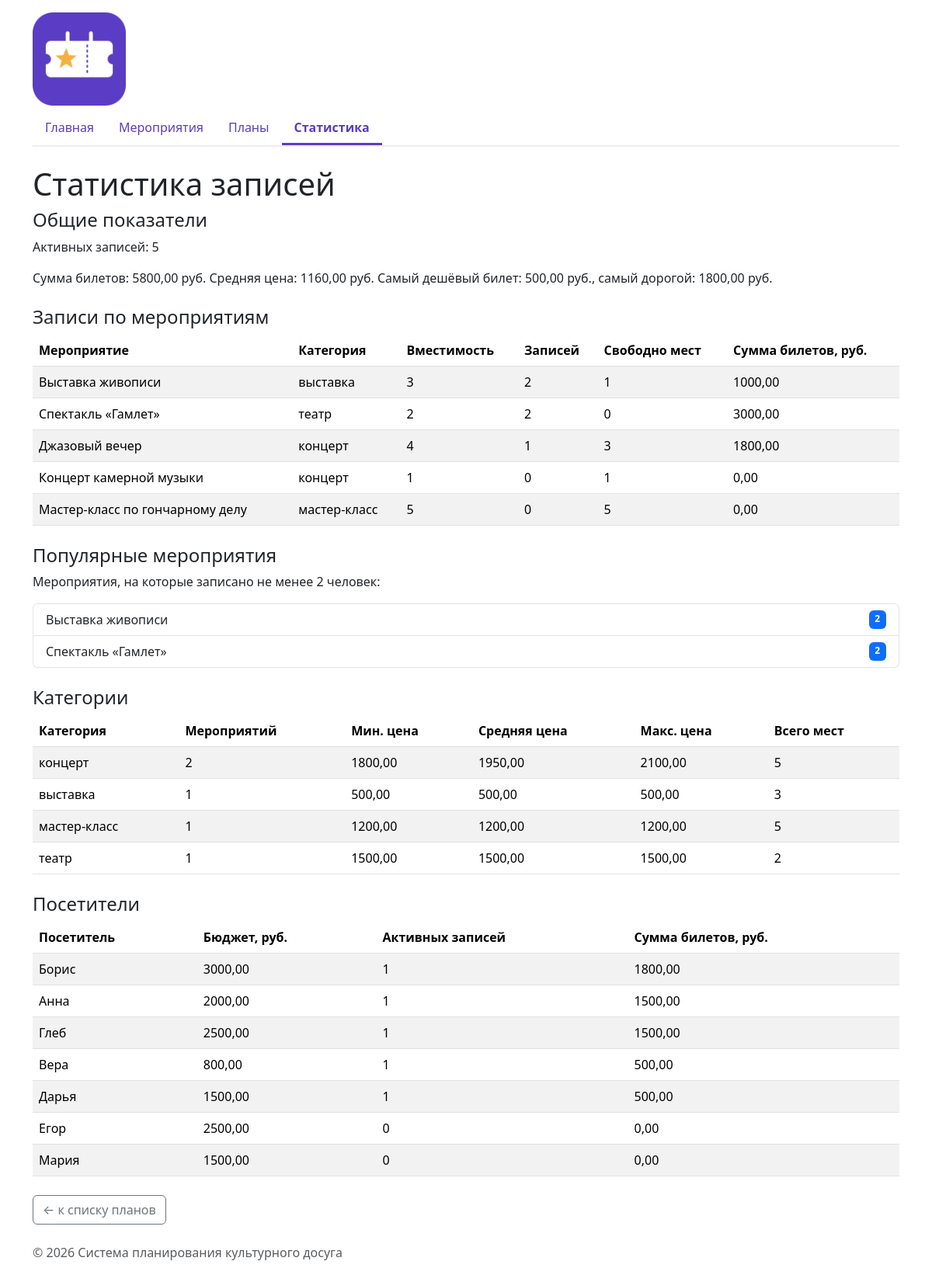
Page /plans/statistics/ on the committed database.
### planner/views.py (the view)
# urls.py: path("statistics/", views.statistics, name="statistics"),
def statistics(request):
    conn = get_connection()
    conn.row_factory = sqlite3.Row
    try:
        totals = conn.execute(QUERY_TOTALS).fetchone()
        by_event = conn.execute(QUERY_BY_EVENT).fetchall()
        by_category = conn.execute(QUERY_BY_CATEGORY).fetchall()
        popular = conn.execute(
            QUERY_POPULAR,
            [POPULAR_MIN_PLANS],
        ).fetchall()
        by_user = conn.execute(QUERY_BY_USER).fetchall()
    finally:
        conn.close()
    return render(
        request,
        "planner/statistics.html",
        {
            "totals": totals,
            "by_event": by_event,
            "by_category": by_category,
            "popular": popular,
            "popular_min": POPULAR_MIN_PLANS,
            "by_user": by_user,
        },
    )

### db/database.py (called while the page is built)
def get_connection(db_path=None):
    conn = sqlite3.connect(db_path or DB_PATH)
    conn.execute("PRAGMA foreign_keys = ON")
    return conn

### planner/templates/planner/statistics.html (shortened to what this page needs)
{% extends "base.html" %}
{% block content %}
    <h1>Статистика записей</h1>
    <section class="mb-4">
        <h2 class="h4">Общие показатели</h2>
        <p>Активных записей: {{ totals.active_plans }}</p>
        <p>
            Сумма билетов: {{ totals.total_price|floatformat:2 }} руб.
            Средняя цена: {{ totals.avg_price|floatformat:2 }} руб.
            Самый дешёвый билет: {{ totals.min_price|floatformat:2 }} руб.,
            самый дорогой: {{ totals.max_price|floatformat:2 }} руб.
        </p>
    </section>
    <section class="mb-4">
        <h2 class="h4">Записи по мероприятиям</h2>
        <table class="table table-striped">
            <thead>
                <tr>
                    <th>Мероприятие</th>
                    <th>Категория</th>
                    <th>Вместимость</th>
                    <th>Записей</th>
                    <th>Свободно мест</th>
                    <th>Сумма билетов, руб.</th>
                </tr>
            </thead>
            <tbody>
                {% for item in by_event %}
                    <tr>
                        <td>{{ item.event_name }}</td>
                        <td>{{ item.category }}</td>
                        <td>{{ item.capacity }}</td>
                        <td>{{ item.active_plans }}</td>
                        <td>{{ item.seats_left }}</td>
                        <td>{{ item.revenue|floatformat:2 }}</td>
                    </tr>
                {% empty %}
                    <tr><td colspan="6">Данные отсутствуют.</td></tr>
                {% endfor %}
            </tbody>
        </table>
    </section>
    <section class="mb-4">
        <h2 class="h4">Популярные мероприятия</h2>
        <p>Мероприятия, на которые записано не менее {{ popular_min }} человек:</p>
        <ul class="list-group">
            {% for item in popular %}
                <li class="list-group-item d-flex justify-content-between">
                    {{ item.event_name }}
                    <span class="badge bg-primary">{{ item.active_plans }}</span>
                </li>
            {% empty %}
                <li class="list-group-item">Таких мероприятий пока нет.</li>
            {% endfor %}
        </ul>
    </section>
    <section class="mb-4">
        <h2 class="h4">Категории</h2>
        <table class="table table-striped">
            <thead>
                <tr>
                    <th>Категория</th>
                    <th>Мероприятий</th>
                    <th>Мин. цена</th>
                    <th>Средняя цена</th>
                    <th>Макс. цена</th>
                    <th>Всего мест</th>
                </tr>
            </thead>
            <tbody>
                {% for item in by_category %}
                    <tr>
                        <td>{{ item.category }}</td>
                        <td>{{ item.events_count }}</td>
                        <td>{{ item.min_price|floatformat:2 }}</td>
                        <td>{{ item.avg_price|floatformat:2 }}</td>
                        <td>{{ item.max_price|floatformat:2 }}</td>
                        <td>{{ item.total_seats }}</td>
                    </tr>
                {% empty %}
                    <tr><td colspan="6">Данные отсутствуют.</td></tr>
                {% endfor %}
            </tbody>
        </table>
    </section>
    <section class="mb-4">
        <h2 class="h4">Посетители</h2>
        <table class="table table-striped">
            <thead>
                <tr>
                    <th>Посетитель</th>
                    <th>Бюджет, руб.</th>
                    <th>Активных записей</th>
                    <th>Сумма билетов, руб.</th>
                </tr>
            </thead>
            <tbody>
                {% for item in by_user %}
                    <tr>
                        <td>{{ item.user_name }}</td>
                        <td>{{ item.budget|floatformat:2 }}</td>
                        <td>{{ item.active_plans }}</td>
                        <td>{{ item.spent|floatformat:2 }}</td>
                    </tr>
                {% empty %}
                    <tr><td colspan="4">Данные отсутствуют.</td></tr>
                {% endfor %}
            </tbody>
        </table>
    </section>
    <a
        href="{% url 'planner:list' %}"
        class="btn btn-outline-secondary"
    >
        ← к списку планов
    </a>
{% endblock %}

### templates/base.html (shortened to what this page needs)
{% load static %}<!DOCTYPE html>
<html lang="ru">
<head>
    <link
        rel="stylesheet"
        href="https://cdn.jsdelivr.net/npm/bootstrap@5.3.3/dist/css/bootstrap.min.css"
    >
    <link
        rel="stylesheet"
        href="{% static 'homepage/css/style.css' %}"
    >
</head>
<body class="d-flex flex-column min-vh-100">
    <header class="container">
        <img
            src="{% static 'homepage/img/logo.png' %}"
            alt="Культурный досуг"
            class="leisure-logo"
        >
        {% include "includes/navigation.html" %}
    </header>
    <main class="container flex-grow-1">
        {% block content %}
        {% endblock %}
    </main>
    <footer class="container mt-4 mb-3">
        <p class="text-muted">
            © <span id="current-year"></span>
            Система планирования культурного досуга
        </p>
    </footer>
</body>
</html>

### templates/includes/navigation.html
<nav class="nav site-nav">
    <a class="nav-link" href="{% url 'homepage:index' %}">Главная</a>
    <a class="nav-link" href="{% url 'catalog:list' %}">Мероприятия</a>
    <a class="nav-link" href="{% url 'planner:list' %}">Планы</a>
    <a class="nav-link" href="{% url 'planner:statistics' %}">Статистика</a>
</nav>

### homepage/static/homepage/css/style.css (style rules this page uses)
:root { --leisure-accent: #5b3cc4; --leisure-accent-soft: #efeafc; }
body { min-height: 100vh; }
.leisure-logo { width: 120px; height: auto; margin: 1rem 0 0.5rem; }
.site-nav { margin-bottom: 1.5rem; border-bottom: 2px solid var(--leisure-accent-soft); }
.site-nav .nav-link { color: var(--leisure-accent); font-weight: 500; }
.site-nav .nav-link.active { border-bottom: 3px solid var(--leisure-accent); font-weight: 700; }

### rows in the picture
events: event_name "Выставка живописи", category "выставка", capacity "3", active_plans "2", seats_left "1", revenue "1000,00"
events: event_name "Спектакль «Гамлет»", category "театр", capacity "2", active_plans "2", seats_left "0", revenue "3000,00", events_count "1", min_price "1500,00", avg_price "1500,00", max_price "1500,00", total_seats "2"
events: event_name "Концерт камерной музыки", category "концерт", capacity "1", active_plans "0", seats_left "1", revenue "0,00"
events: event_name "Мастер-класс по гончарному делу", category "мастер-класс", capacity "5", active_plans "0", seats_left "5", revenue "0,00", events_count "1", min_price "1200,00", avg_price "1200,00", max_price "1200,00", total_seats "5"
users: user_name "Борис", budget "3000,00", active_plans "1", spent "1800,00"
users: user_name "Анна", budget "2000,00", active_plans "1", spent "1500,00"
users: user_name "Глеб", budget "2500,00", active_plans "1", spent "1500,00"
users: user_name "Вера", budget "800,00", active_plans "1", spent "500,00"
users: user_name "Дарья", budget "1500,00", active_plans "1", spent "500,00"
users: user_name "Егор", budget "2500,00", active_plans "0", spent "0,00"
users: user_name "Мария", budget "1500,00", active_plans "0", spent "0,00"

### other values in the picture
{{ totals.active_plans }} "5"
{{ totals.total_price|floatformat:2 }} "5800,00"
{{ totals.avg_price|floatformat:2 }} "1160,00"
{{ totals.min_price|floatformat:2 }} "500,00"
{{ totals.max_price|floatformat:2 }} "1800,00"
{{ item.event_name }} "Джазовый вечер"
{{ item.category }} "концерт"
{{ item.capacity }} "4"
{{ item.active_plans }} "1"
{{ item.seats_left }} "3"
{{ item.revenue|floatformat:2 }} "1800,00"
{{ popular_min }} "2"
{{ item.category }} "концерт" "выставка"
{{ item.events_count }} "2" "1"
{{ item.min_price|floatformat:2 }} "1800,00" "500,00"
